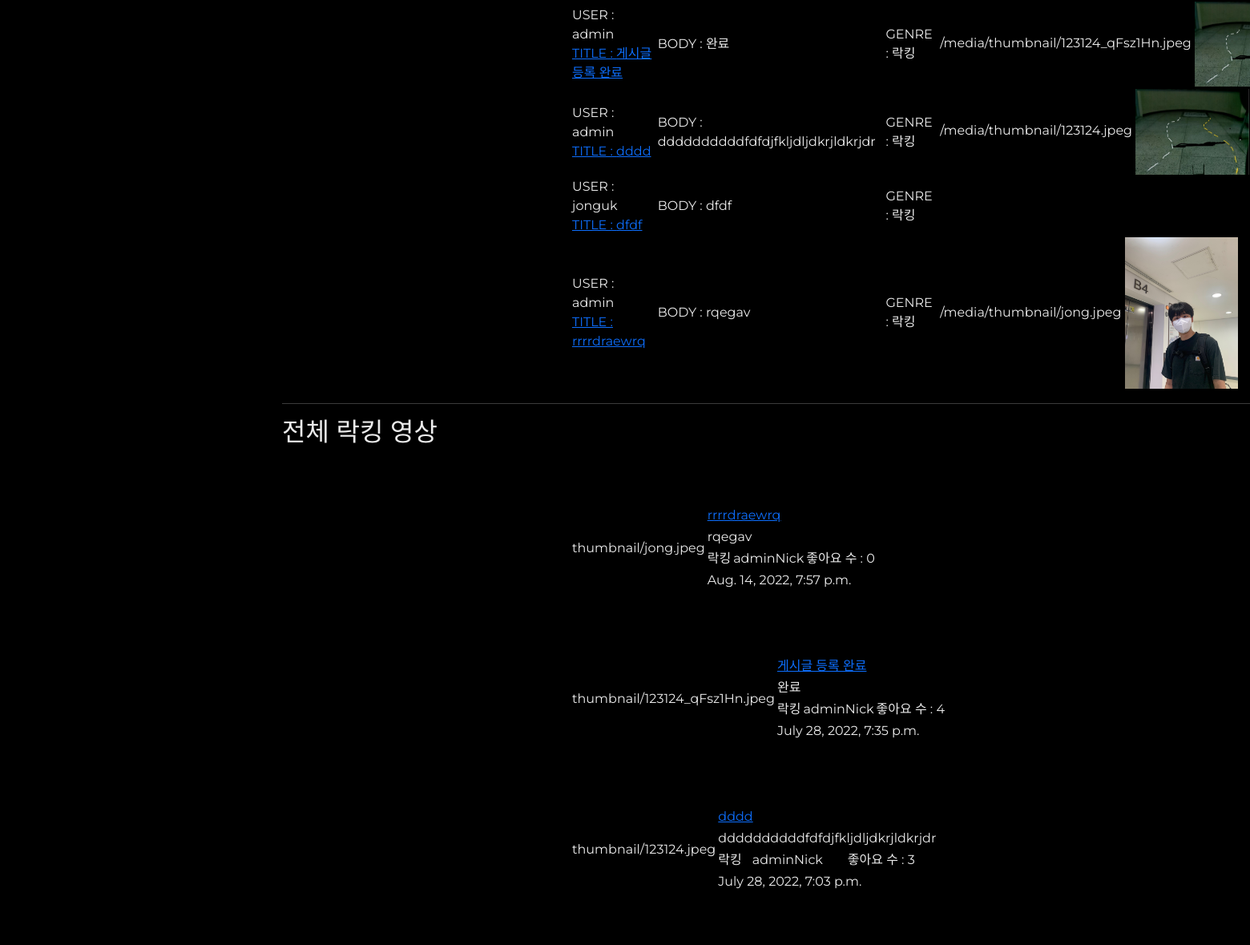
Page /genre_post?genre_id=2 (middle part) on the earlier database version.
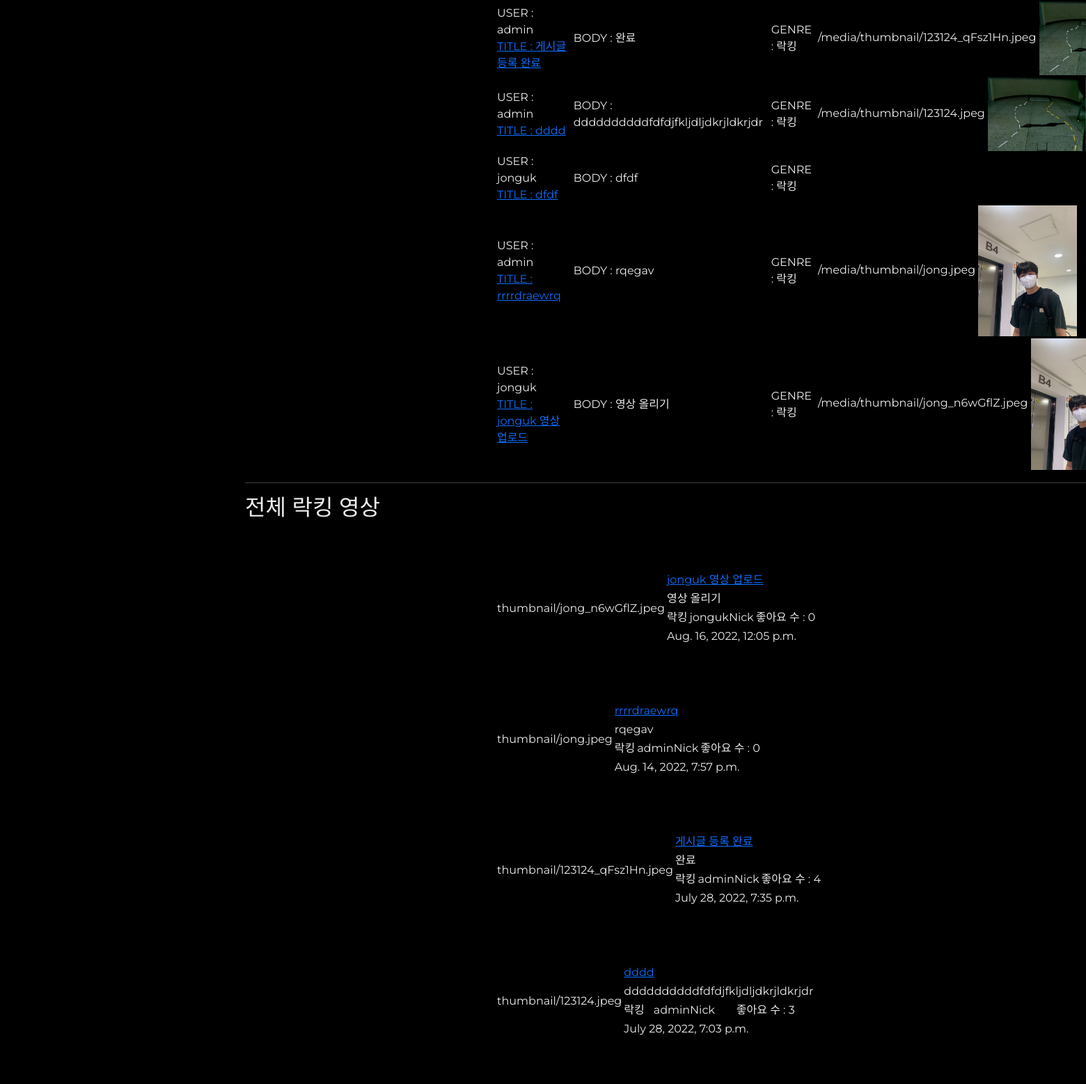
Same page on the later database version.
### danceapp/models.py (models this page shows, shortened)
class Post(models.Model):
    userId = models.ForeignKey(userProfile, on_delete=models.CASCADE) # 회원ID # User 모델의 pk를 가져옴
    title = models.CharField(max_length=200) # 제목
    body = models.TextField() # 게시물 설명
    uploadDate = models.DateTimeField(auto_now_add=True) # 처음 업로드 시간
    updateDate = models.DateTimeField(auto_now=True) # 수정 시간
    photo = models.ImageField(blank=True, null=True, upload_to='thumbnail') # 썸네일 # upload_to : static/blog_photo 로 저장해줘
    video = models.FileField(blank=True, null=True, upload_to='video') # 배포시에는 models.FilePathField()사용
    genreName = models.ForeignKey(Genre, null=True, on_delete=models.CASCADE) # 장르
    likes_user = models.ManyToManyField(userProfile, related_name='likes', blank=True) # 좋아요 누른 사람
    likes_count = models.PositiveIntegerField(default=0) # 좋아요 개수
    hits = models.PositiveIntegerField(default=0) # 조회수

class Genre(models.Model):
    id = models.AutoField(primary_key=True, null=False) # pk
    name = models.CharField(max_length=20) # 장르 이름
    def __str__(self):
        return self.name

### accounts/models.py (models this page shows)
class userProfile(AbstractUser):
    nickname = models.CharField(max_length=50, null=True, blank=True) # 실제 이름
    danceSkill = models.CharField(max_length=10 ,null=True, blank=True) # 상 중 하
    phoneNum = models.IntegerField(null=True, blank=True) # 핸드폰 번호
    gender = models.CharField(max_length=10 ,null=True, blank=True) # 성별
    createdAt = models.DateTimeField(auto_now_add=True) # 생성 일자
    birth = models.DateField(null=True, blank=True) # 생년월일
    profilephoto = models.ImageField(blank=True, null=True, upload_to='profilephoto') # 프사
    def __str__(self):
        return self.username

### danceapp/views.py (the view)
# urls.py: path('genre_post', views.genre_post, name='genre_post'),
def genre_post(request):
    genre_id = request.GET.get('genre_id', None)
    genre = Genre.objects.get(id=int(genre_id))
    posts = Post.objects.filter().order_by('-uploadDate')
    likes_top = Post.objects.filter(genreName=int(genre_id)).order_by('-likes_count')
    comment_form = CommentForm()
    context = {
        'genre':genre,
        'posts':posts,
        'comment_form':comment_form,
        'likes_top':likes_top,
    }
    return render(request, 'genre_post.html', context)

### danceapp/templates/genre_post.html (shortened to what this page needs)
{% extends 'base.html' %}
{% block content %}
{% load static %}
<div class="container" id="main-container">
<table border="1">
    {% for like_top in likes_top %}
    <tr>
        <td>USER : {{ like_top.userId }}<a href="{% url 'post_detail' like_top.id %}"><br>
            TITLE : {{ like_top.title }}</a></td>
        <td>BODY : {{ like_top.body }}</td>
        <td>GENRE : {{ like_top.genreName }}</td>
        <td>
            {% if like_top.photo %}
            {{ like_top.photo.url }}
            <img src="{{ like_top.photo.url }}" alt="" width="30%">
            {% endif %}
        </td>
    </tr>
    {% endfor %}
</table>
<hr>
<h2>전체 {{ genre.name }} 영상</h2>
<div class="main1">
    {% for post in posts %}
    {% if post.genreName.name == genre.name %}
    <div>
        <table>
            <tr>
                <td rowspan="4">{{ post.photo }}</td>
                <td colspan="3"><a href="{% url 'post_detail' post.id %}">{{ post.title }}</a></td>
            </tr>
            <tr>
                <td colspan="3">{{ post.body }}</td>
            </tr>
            <tr>
                <td>{{ post.genreName.name }}</td>
                <td>{{ post.userId.nickname }}</td>
                <td>
                    <form action="{% url 'likes' post.id %}" method="POST">
                        좋아요 수 : {{ post.likes_count }}
                    </form>
                </td>
            </tr>
            <tr>
                <td colspan="3">{{ post.uploadDate }}</td>
            </tr>
        </table>
    </div>
    {% endif %}
    {% endfor %}
</div>
</div>
{% endblock %}

### danceapp/templates/base.html (shortened to what this page needs)
{% load static %}
<!DOCTYPE html>
<html lang="en">
<head>
    <link rel="stylesheet" href="{% static 'css/index.css' %}">
    <link rel="stylesheet" href="{% static 'css/about_us.css' %}">
    <link href="https://cdn.jsdelivr.net/npm/bootstrap@5.1.3/dist/css/bootstrap.min.css" rel="stylesheet"
>
</head>
<body id="body">
    {% block content %}
    {% endblock %}
</body>
</html>

### static/css/index.css (style rules this page uses)
* { font-family : 'Montserrat'; }
#body { background-color: black; }
#main-container { display: flex; min-width:70%; flex-direction: column; margin-top:50px; margin-left:340px; }
table { margin-top:63px; margin-left:360px; }
table { border-collapse: collapse; background-color: black; }
td { margin:0px 10px 20px 10px; }

### danceapp/templates/genre_post.html (style rules this page uses)
table { border: 1px solid black; }
td, th { border: 1px solid black; }
.main1 { display: grid; grid-template-columns: repeat(1, 1fr); grid-gap: 1rem; grid-auto-rows: minmax(10em, auto); justify-items: start; width: 100%; }
* { color: #ebebeb; }

Differences in the rows shown:
added Post: userId "jonguk", title "jonguk 영상 업로드", body "영상 올리기", genreName "락킹", photo "/media/thumbnail/jong_n6wGflZ.jpeg", photo (picture), photo "thumbnail/jong_n6wGflZ.jpeg", genreName.name "락킹", userId.nickname "jongukNick", likes_count "0", uploadDate "Aug. 16, 2022, 12:05 p.m."
